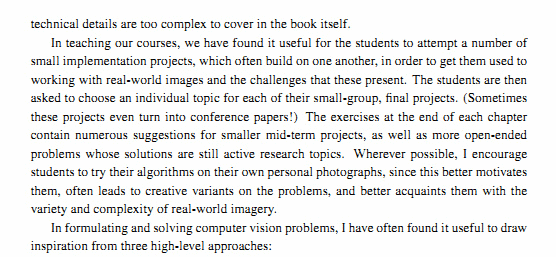
//> input picture imageTextN.png, 556 x 257 px
$ ./txt_segement   (built with g++ and OpenCV 4)
//> lines starting //> are read from the running program, lines starting //| are printed output that depends on the picture; after the words box and inside, x2 and y2 are one past the last pixel; in counts of white or black regions, pixels touching at a corner belong together
#include<opencv2\imgproc.hpp>
#include<opencv2\highgui.hpp>
#include<iostream>

using namespace std;
using namespace cv;

#define V_PROJECT 1
#define	H_PROJECT 2

//添加typedef后，char_range不再是一个变量（char_range.a)，而是一个结构体类型，必须先char_range s2;然后 s2.a ;
typedef struct
{
	int begin;
	int end;
}char_range;

//画出投影图
void draw(vector<int>& pos, int mode) {
	vector<int>::iterator max = max_element(begin(pos), end(pos));//迭代器找最大值
	if (mode == V_PROJECT) {
		int heigth = *max;
		int width = pos.size();
		Mat project(heigth, width, CV_8UC1, Scalar(0, 0, 0));
		for (int i = 0; i < width; i++)
			for (int j = heigth - 1; j > heigth - pos[i]-1; j--)
				project.at < uchar >(j,i)= 255;//注意Mat图像的坐标系与图像索引的差异
		imshow("vertiacl", project);
	}
	else if (mode == H_PROJECT) {
		int width = *max;
		int heigth = pos.size();
		Mat project = Mat::zeros(heigth, width, CV_8UC1);
		for (int i = 0; i < heigth; i++)
			for (int j = 0; j < pos[i] ; j++)
				project.at <uchar>(i, j) = 255;
		imshow("horizational", project);
	}
}

//获取文本的投影用于分割字符(垂直，水平),并画出投影图
int GetTextProject(Mat &src,vector<int>& pos,int mode){//vector pos就是用于存储垂直投影和水平投影的位置
	if (mode == V_PROJECT)
	{
		for (int i = 0; i < src.rows; i++)
		{
			// [4 lines of commented-out code are left out]
			for (int j = 0; j < src.cols; j++)
				if (src.at<uchar>(i, j) == 0)
					pos[j]++;
		}
		draw(pos, mode);
	}
	else if (mode == H_PROJECT)
	{
		for (int i = 0; i < src.cols; i++)
			for (int j = 0; j < src.rows; j++)
				if (src.at<uchar>(j, i) == 0)
					pos[j]++;
		draw(pos, mode);
	}
	return 0;
}

//获取分割字符每行的范围，min_thresh：波峰的最小幅度，min_range：两个波峰的最小间隔
int GetPeekRange(vector<int>& vertical_pos,vector<char_range>& peek_range,int min_thresh=2,int min_range=10) {
	int begin = 0; int end = 0;     //字符像素对应的行数
	for (int i = 0; i < vertical_pos.size(); i++) {
		if (vertical_pos[i] >= min_thresh && begin == 0)
			begin = i;
		else if (vertical_pos[i] >= min_thresh && begin != 0)
			continue;
		else if (vertical_pos[i] < min_thresh && begin != 0)
		{
			end = i;
			if (end - begin >= min_range) {//该判断一行字符应具有的最小heigth
				char_range range;
				range.begin = begin;
				range.end = end;
				peek_range.push_back(range);
				begin = 0;
				end = 0;
			}
		}
		if (vertical_pos[i] < min_thresh || begin == 0)
			continue;
		else
			printf("error");//print只是输出，没有格式控制，而printf.可以根据需要，输出你需要的格式
	}
	return 0;
}

//切割每一行文本的字符
int CutChar(Mat& raw, const vector<char_range>v_peek_range, vector<char_range> h_peek_range, vector<Mat>&chars_set) {
	int count = 0;
	int char_width = raw.rows;//假定字符是个正方形
	Mat show_img = raw.clone();
	cvtColor(show_img, show_img, CV_GRAY2BGR);//为了显示彩色框
	for (int i = 0; i < v_peek_range.size(); i++) {
		int char_gap = v_peek_range[i].end - v_peek_range[i].begin;//识别出的一个字符的宽度
		//if (char_gap <= (int)(char_width*1.2) && char_gap >= (int)(char_width*0.8))
		{
			int x = v_peek_range[i].begin - 2>0 ? v_peek_range[i].begin - 1 : 0;
			int width = char_gap + 4 <= raw.rows ? char_gap : raw.rows;
			Rect r(x, 0, width, raw.rows);                //x对应col
			rectangle(show_img, r, Scalar(0, 0, 255), 1);
			Mat single_char = raw(r).clone();
			chars_set.push_back(single_char);
			//save_cut(single_char, count);
			count++;
		}
	}
	namedWindow("cut", WINDOW_NORMAL);
	imshow("cut", show_img);
	return 0;
}


vector<Mat> CutSingleChar(Mat & img) {
	Mat src;
	cvtColor(img, src, CV_BGR2GRAY);
	threshold(src, src, 0, 255, CV_THRESH_BINARY | CV_THRESH_OTSU);
	vector<int> horizion_pos(src.rows, 0);
	vector<char_range> h_peek_range;//行的范围
	GetTextProject(src, horizion_pos, H_PROJECT);//行投影
	GetPeekRange(horizion_pos, h_peek_range, 2, 10);//求每行文本的范围
#if 1
	vector<Mat> lines_set;
	for (int i = 0; i < h_peek_range.size(); i++) {
		Mat line = src(Rect(0,h_peek_range[i].begin, src.cols, h_peek_range[i].end - h_peek_range[i].begin)).clone();//是否有误
		lines_set.push_back(line);
	}
	vector<Mat> chars_set;   //保存每个字符的图片
	for (int i = 0; i < lines_set.size(); i++) {
		Mat line = lines_set[i];
		imshow("line", line);
		vector<int> vertical_pos(line.cols,0);
		vector<char_range> v_peek_range;
		GetTextProject(line, vertical_pos, V_PROJECT);
		GetPeekRange(vertical_pos, v_peek_range,2,3);
		CutChar(line, v_peek_range, h_peek_range, chars_set);
	}
#endif
	return chars_set;
}


//文本预处理，矫正
// [46 lines left out: function txt_correction, not called in this run]

int main()
{
	//Mat srcImage = imread("D:\\Program Files\\OpenCV\\opencv\\sources\\samples\\data\\imageTextR.png");
	//Mat RoiSrcImg=txt_correction(srcImage);
	//imshow("recorrected", RoiSrcImg);//旋转后的原图
	Mat RoiSrcImg = imread("imageTextN.png");
//> RoiSrcImg is the input picture: 257 rows x 556 cols, CV_8UC3; mean B, G, R 232.5, 232.8, 232.6
	RoiSrcImg = imread("3.jpg");
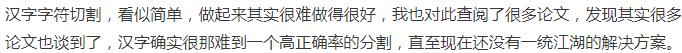
//> input picture 3.jpg, 682 x 53 px
//> RoiSrcImg is the input picture: 53 rows x 682 cols, CV_8UC3; mean B, G, R 223.5, 224.3, 224
	vector<Mat> chars_set = CutSingleChar(RoiSrcImg);
//> in CutSingleChar, `threshold(src, src, 0, 255, CV_THRESH_BINARY | CV_THRESH_OTSU);`:
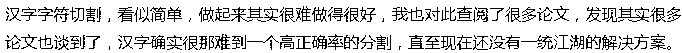
//> src: 53 rows x 682 cols, CV_8UC1; 84.5% white; black in thin lines or dots, all inside (x1, y1, x2, y2) = (5, 6, 681, 50)
//> after the loop in GetTextProject, `for (int i = 0; i < src.cols; i++)`: pos = 53 values, max 271 at index 36, min 0 at index 0, mean 105.5
//> in draw, `int heigth = pos.size();`: heigth = 53
//> in draw, `Mat project = Mat::zeros(heigth, width, CV_8UC1);`: project: 53 rows x 271 cols, CV_8UC1; every value is 0
//> the loop in draw, `for (int i = 0; i < heigth; i++)` made 53 passes
//> after the loop in draw, `for (int i = 0; i < heigth; i++)`:
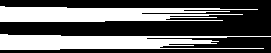
//> project: 53 rows x 271 cols, CV_8UC1; 38.9% white; 2 white regions, box (x1, y1, x2, y2) and area: (0, 6, 258, 22) 2815, (0, 34, 271, 50) 2775
//> in CutSingleChar, `GetTextProject(src, horizion_pos, H_PROJECT);`: horizion_pos has the same summary as pos in GetTextProject
//> the loop in GetPeekRange, `for (int i = 0; i < vertical_pos.size(); i++)` made 53 passes
//| errorerror
//> after the loop in GetPeekRange, `for (int i = 0; i < vertical_pos.size(); i++)`: begin = 0; peek_range = 2 items
//> the loop in CutSingleChar, `for (int i = 0; i < h_peek_range.size(); i++)` made 2 passes
//> the loop in CutSingleChar, `for (int i = 0; i < lines_set.size(); i++)` made 2 passes
//> width in draw on passes 1 to 2: 682, 682

	while (waitKey() != 'q') {}
//> the 'q' key is pressed
	return 0;
}
